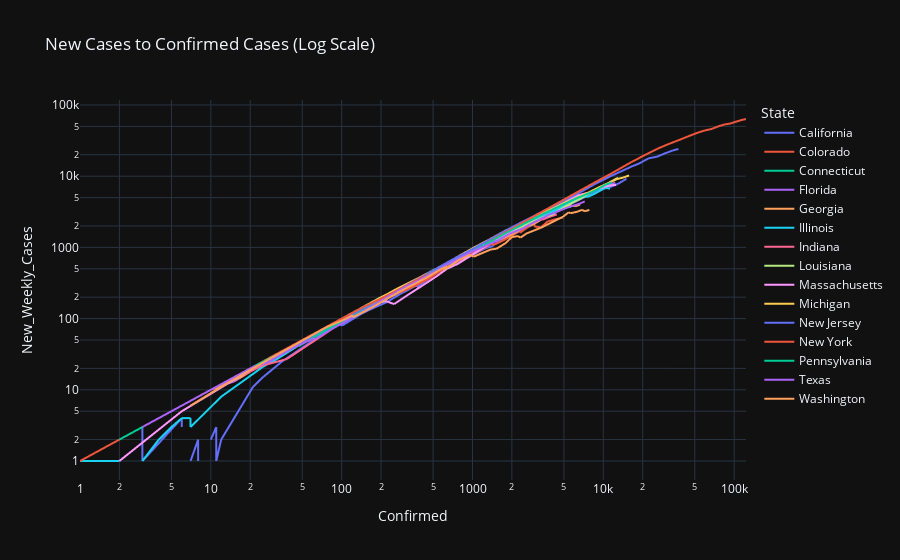

This figure's notebook cell:
### Code cell
hardest_hit_states = list(grouped_df.groupby('State').agg('max')['Confirmed'].sort_values(ascending=False)[0:15].index)

new_log_cases = grouped_df.loc[grouped_df['State'].isin(hardest_hit_states)]
px.line(new_log_cases,
                        x='Confirmed',
                        y='New_Weekly_Cases',
                        log_x='True',
                        log_y='True',
                        template='plotly_dark',
                        color='State',
                        title='New Cases to Confirmed Cases (Log Scale)',
                        )

### Figure 1 — Plotly figure (JSON) as saved in the notebook; plotly's stock layout.template omitted (floating-point values rounded to 4 significant figures)
{"data": [{"hovertemplate": "State=California<br>Confirmed=%{x}<br>New_Weekly_Cases=%{y}<extra></extra>", "legendgroup": "California", "line": {"color": "#636efa", "dash": "solid"}, "mode": "lines", "name": "California", "showlegend": true, "type": "scattergl", "x": [0, 0, 0, 0, 2, 2, 2, 2, 2, 3, 3, 3, 6, 6, 6, 6, 6, 6, 6, 6, 7, 7, 8, 8, 8, 8, 8, 8, 8, 8, 10, 10, 10, 10, 10, 10, 11, 11, 12, 12, 21, 25, 35, 51, 59, 81, 95, 101, 144, 178, 221, 281, 372, 373, 557, 700, 828, 1005, 1243, 1405, 1646, 2108, 2538, 2998, 3899, 4657, 5095, 5852, 7138, 8210, 9399, 10773, 12004, 12837, 15034], "xaxis": "x", "y": [0, 0, 0, 0, 2, 2, 2, 2, 2, 3, 3, 1, 4, 4, 4, 4, 3, 3, 3, 0, 1, 1, 2, 2, 2, 2, 2, 1, 1, 0, 2, 2, 2, 2, 2, 2, 3, 1, 2, 2, 11, 15, 25, 40, 48, 69, 83, 80, 119, 143, 170, 222, 291, 278, 456, 556, 650, 784, 962, 1033, 1273, 1551, 1838, 2170, 2894, 3414, 3690, 4206, 5030, 5672, 6401, 6874, 7347, 7742, 9182], "yaxis": "y"}, {"hovertemplate": "State=Colorado<br>Confirmed=%{x}<br>New_Weekly_Cases=%{y}<extra></extra>", "legendgroup": "Colorado", "line": {"color": "#EF553B", "dash": "solid"}, "mode": "lines", "name": "Colorado", "showlegend": true, "type": "scattergl", "x": [0, 0, 0, 0, 0, 0, 0, 0, 0, 0, 0, 0, 0, 0, 0, 0, 0, 0, 0, 0, 0, 0, 0, 0, 0, 0, 0, 0, 0, 0, 0, 0, 0, 0, 0, 0, 0, 0, 0, 0, 0, 0, 0, 0, 3, 7, 7, 7, 14, 30, 45, 76, 101, 99, 132, 167, 218, 277, 363, 475, 591, 704, 723, 1021, 1430, 1433, 1740, 2307, 2311, 2966, 2982, 3342, 3742, 4188, 4950], "xaxis": "x", "y": [0, 0, 0, 0, 0, 0, 0, 0, 0, 0, 0, 0, 0, 0, 0, 0, 0, 0, 0, 0, 0, 0, 0, 0, 0, 0, 0, 0, 0, 0, 0, 0, 0, 0, 0, 0, 0, 0, 0, 0, 0, 0, 0, 0, 3, 7, 7, 7, 14, 30, 45, 73, 94, 92, 125, 153, 188, 232, 287, 374, 492, 572, 556, 803, 1153, 1070, 1265, 1716, 1607, 2243, 1961, 1912, 2309, 2448, 2643], "yaxis": "y"}, {"hovertemplate": "State=Connecticut<br>Confirmed=%{x}<br>New_Weekly_Cases=%{y}<extra></extra>", "legendgroup": "Connecticut", "line": {"color": "#00cc96", "dash": "solid"}, "mode": "lines", "name": "Connecticut", "showlegend": true, "type": "scattergl", "x": [0, 0, 0, 0, 0, 0, 0, 0, 0, 0, 0, 0, 0, 0, 0, 0, 0, 0, 0, 0, 0, 0, 0, 0, 0, 0, 0, 0, 0, 0, 0, 0, 0, 0, 0, 0, 0, 0, 0, 0, 0, 0, 0, 0, 0, 0, 0, 0, 1, 3, 5, 11, 23, 24, 41, 68, 96, 159, 194, 194, 327, 415, 618, 875, 1012, 1291, 1524, 1993, 2571, 3128, 3557, 3824, 4914, 5276, 5675], "xaxis": "x", "y": [0, 0, 0, 0, 0, 0, 0, 0, 0, 0, 0, 0, 0, 0, 0, 0, 0, 0, 0, 0, 0, 0, 0, 0, 0, 0, 0, 0, 0, 0, 0, 0, 0, 0, 0, 0, 0, 0, 0, 0, 0, 0, 0, 0, 0, 0, 0, 0, 1, 3, 5, 11, 23, 24, 41, 67, 93, 154, 183, 171, 303, 374, 550, 779, 853, 1097, 1330, 1666, 2156, 2510, 2682, 2812, 3623, 3752, 3682], "yaxis": "y"}, {"hovertemplate": "State=Florida<br>Confirmed=%{x}<br>New_Weekly_Cases=%{y}<extra></extra>", "legendgroup": "Florida", "line": {"color": "#ab63fa", "dash": "solid"}, "mode": "lines", "name": "Florida", "showlegend": true, "type": "scattergl", "x": [0, 0, 0, 0, 0, 0, 0, 0, 0, 0, 0, 0, 0, 0, 0, 0, 0, 0, 0, 0, 0, 0, 0, 0, 0, 0, 0, 0, 0, 0, 0, 0, 0, 0, 0, 0, 0, 0, 0, 0, 1, 2, 2, 3, 3, 7, 10, 13, 15, 24, 30, 50, 76, 100, 101, 190, 306, 331, 440, 763, 1004, 1227, 1412, 1682, 2357, 2900, 3763, 4246, 5473, 6741, 6956, 9008, 10268, 11545, 12350], "xaxis": "x", "y": [0, 0, 0, 0, 0, 0, 0, 0, 0, 0, 0, 0, 0, 0, 0, 0, 0, 0, 0, 0, 0, 0, 0, 0, 0, 0, 0, 0, 0, 0, 0, 0, 0, 0, 0, 0, 0, 0, 0, 0, 1, 2, 2, 3, 3, 7, 10, 12, 13, 22, 27, 47, 69, 90, 88, 175, 282, 301, 390, 687, 904, 1126, 1222, 1376, 2026, 2460, 3000, 3242, 4246, 5329, 5274, 6651, 7368, 7782, 8104], "yaxis": "y"}, {"hovertemplate": "State=Georgia<br>Confirmed=%{x}<br>New_Weekly_Cases=%{y}<extra></extra>", "legendgroup": "Georgia", "line": {"color": "#FFA15A", "dash": "solid"}, "mode": "lines", "name": "Georgia", "showlegend": true, "type": "scattergl", "x": [0, 0, 0, 0, 0, 0, 0, 0, 0, 0, 0, 0, 0, 0, 0, 0, 0, 0, 0, 0, 0, 0, 0, 0, 0, 0, 0, 0, 0, 0, 0, 0, 0, 0, 0, 0, 0, 0, 0, 0, 0, 2, 2, 2, 3, 5, 5, 10, 17, 23, 31, 42, 73, 99, 121, 146, 197, 287, 485, 555, 621, 772, 1026, 1247, 1525, 2000, 2366, 2651, 2808, 3929, 4638, 5348, 5831, 6160, 6647], "xaxis": "x", "y": [0, 0, 0, 0, 0, 0, 0, 0, 0, 0, 0, 0, 0, 0, 0, 0, 0, 0, 0, 0, 0, 0, 0, 0, 0, 0, 0, 0, 0, 0, 0, 0, 0, 0, 0, 0, 0, 0, 0, 0, 0, 2, 2, 2, 3, 5, 5, 10, 15, 21, 29, 39, 68, 94, 111, 129, 174, 256, 443, 482, 522, 651, 880, 1050, 1238, 1515, 1811, 2030, 2036, 2903, 3391, 3823, 3831, 3794, 3996], "yaxis": "y"}, {"hovertemplate": "State=Illinois<br>Confirmed=%{x}<br>New_Weekly_Cases=%{y}<extra></extra>", "legendgroup": "Illinois", "line": {"color": "#19d3f3", "dash": "solid"}, "mode": "lines", "name": "Illinois", "showlegend": true, "type": "scattergl", "x": [0, 0, 1, 1, 1, 1, 1, 1, 1, 2, 2, 2, 2, 2, 2, 2, 2, 2, 2, 2, 2, 2, 2, 2, 2, 2, 2, 2, 2, 2, 2, 2, 2, 2, 2, 2, 2, 2, 2, 3, 4, 4, 4, 5, 5, 6, 7, 7, 12, 25, 32, 46, 64, 66, 83, 161, 272, 422, 585, 753, 1049, 1285, 1537, 1865, 2538, 3024, 3491, 4596, 5056, 5994, 6980, 7695, 8904, 10357, 11259], "xaxis": "x", "y": [0, 0, 1, 1, 1, 1, 1, 1, 1, 1, 1, 1, 1, 1, 1, 1, 0, 0, 0, 0, 0, 0, 0, 0, 0, 0, 0, 0, 0, 0, 0, 0, 0, 0, 0, 0, 0, 0, 0, 1, 2, 2, 2, 3, 3, 4, 4, 3, 8, 21, 27, 41, 58, 59, 76, 149, 247, 390, 539, 689, 983, 1202, 1376, 1593, 2116, 2439, 2738, 3547, 3771, 4457, 5115, 5157, 5880, 6866, 6663], "yaxis": "y"}, {"hovertemplate": "State=Indiana<br>Confirmed=%{x}<br>New_Weekly_Cases=%{y}<extra></extra>", "legendgroup": "Indiana", "line": {"color": "#FF6692", "dash": "solid"}, "mode": "lines", "name": "Indiana", "showlegend": true, "type": "scattergl", "x": [0, 0, 0, 0, 0, 0, 0, 0, 0, 0, 0, 0, 0, 0, 0, 0, 0, 0, 0, 0, 0, 0, 0, 0, 0, 0, 0, 0, 0, 0, 0, 0, 0, 0, 0, 0, 0, 0, 0, 0, 0, 0, 0, 0, 1, 1, 2, 3, 6, 11, 13, 13, 16, 20, 25, 30, 38, 60, 86, 128, 204, 270, 368, 477, 645, 979, 1233, 1513, 1786, 2158, 2564, 3038, 3437, 3953, 4411], "xaxis": "x", "y": [0, 0, 0, 0, 0, 0, 0, 0, 0, 0, 0, 0, 0, 0, 0, 0, 0, 0, 0, 0, 0, 0, 0, 0, 0, 0, 0, 0, 0, 0, 0, 0, 0, 0, 0, 0, 0, 0, 0, 0, 0, 0, 0, 0, 1, 1, 2, 3, 6, 11, 13, 12, 15, 18, 22, 24, 27, 47, 73, 112, 184, 245, 338, 439, 585, 893, 1105, 1309, 1516, 1790, 2087, 2393, 2458, 2720, 2898], "yaxis": "y"}, {"hovertemplate": "State=Louisiana<br>Confirmed=%{x}<br>New_Weekly_Cases=%{y}<extra></extra>", "legendgroup": "Louisiana", "line": {"color": "#B6E880", "dash": "solid"}, "mode": "lines", "name": "Louisiana", "showlegend": true, "type": "scattergl", "x": [0, 0, 0, 0, 0, 0, 0, 0, 0, 0, 0, 0, 0, 0, 0, 0, 0, 0, 0, 0, 0, 0, 0, 0, 0, 0, 0, 0, 0, 0, 0, 0, 0, 0, 0, 0, 0, 0, 0, 0, 0, 0, 0, 0, 0, 0, 0, 0, 0, 5, 19, 29, 77, 87, 115, 196, 257, 392, 537, 763, 837, 1172, 1388, 1795, 2304, 2744, 3315, 3540, 4025, 5237, 6424, 9159, 10297, 12496, 13010], "xaxis": "x", "y": [0, 0, 0, 0, 0, 0, 0, 0, 0, 0, 0, 0, 0, 0, 0, 0, 0, 0, 0, 0, 0, 0, 0, 0, 0, 0, 0, 0, 0, 0, 0, 0, 0, 0, 0, 0, 0, 0, 0, 0, 0, 0, 0, 0, 0, 0, 0, 0, 0, 5, 19, 29, 77, 87, 115, 196, 252, 373, 508, 686, 750, 1057, 1192, 1538, 1912, 2207, 2552, 2703, 2853, 3849, 4629, 6855, 7553, 9181, 9470], "yaxis": "y"}, {"hovertemplate": "State=Massachusetts<br>Confirmed=%{x}<br>New_Weekly_Cases=%{y}<extra></extra>", "legendgroup": "Massachusetts", "line": {"color": "#FF97FF", "dash": "solid"}, "mode": "lines", "name": "Massachusetts", "showlegend": true, "type": "scattergl", "x": [0, 0, 0, 0, 0, 0, 0, 0, 0, 0, 1, 1, 1, 1, 1, 1, 1, 1, 1, 1, 1, 1, 1, 1, 1, 1, 1, 1, 1, 1, 1, 1, 1, 1, 1, 1, 1, 1, 1, 1, 1, 2, 2, 2, 6, 6, 22, 22, 41, 92, 107, 123, 138, 138, 187, 217, 252, 328, 413, 523, 640, 777, 1159, 1838, 2417, 3240, 4257, 4955, 5752, 6620, 7738, 8966, 10402, 11736, 12500], "xaxis": "x", "y": [0, 0, 0, 0, 0, 0, 0, 0, 0, 0, 1, 1, 1, 1, 1, 1, 1, 0, 0, 0, 0, 0, 0, 0, 0, 0, 0, 0, 0, 0, 0, 0, 0, 0, 0, 0, 0, 0, 0, 0, 0, 1, 1, 1, 5, 5, 21, 21, 39, 90, 105, 117, 132, 116, 165, 176, 160, 221, 290, 385, 502, 590, 942, 1586, 2089, 2827, 3734, 4315, 4975, 5461, 5900, 6549, 7162, 7479, 7545], "yaxis": "y"}, {"hovertemplate": "State=Michigan<br>Confirmed=%{x}<br>New_Weekly_Cases=%{y}<extra></extra>", "legendgroup": "Michigan", "line": {"color": "#FECB52", "dash": "solid"}, "mode": "lines", "name": "Michigan", "showlegend": true, "type": "scattergl", "x": [0, 0, 0, 0, 0, 0, 0, 0, 0, 0, 0, 0, 0, 0, 0, 0, 0, 0, 0, 0, 0, 0, 0, 0, 0, 0, 0, 0, 0, 0, 0, 0, 0, 0, 0, 0, 0, 0, 0, 0, 0, 0, 0, 0, 0, 0, 0, 0, 0, 2, 2, 16, 25, 32, 54, 63, 119, 259, 402, 540, 1035, 1329, 1793, 2296, 2845, 3634, 4650, 5488, 6498, 7615, 9315, 10791, 12744, 14225, 15718], "xaxis": "x", "y": [0, 0, 0, 0, 0, 0, 0, 0, 0, 0, 0, 0, 0, 0, 0, 0, 0, 0, 0, 0, 0, 0, 0, 0, 0, 0, 0, 0, 0, 0, 0, 0, 0, 0, 0, 0, 0, 0, 0, 0, 0, 0, 0, 0, 0, 0, 0, 0, 0, 2, 2, 16, 25, 32, 54, 63, 117, 257, 386, 515, 1003, 1275, 1730, 2177, 2586, 3232, 4110, 4453, 5169, 5822, 7019, 7946, 9110, 9575, 10230], "yaxis": "y"}, {"hovertemplate": "State=New Jersey<br>Confirmed=%{x}<br>New_Weekly_Cases=%{y}<extra></extra>", "legendgroup": "New Jersey", "line": {"color": "#636efa", "dash": "solid"}, "mode": "lines", "name": "New Jersey", "showlegend": true, "type": "scattergl", "x": [0, 0, 0, 0, 0, 0, 0, 0, 0, 0, 0, 0, 0, 0, 0, 0, 0, 0, 0, 0, 0, 0, 0, 0, 0, 0, 0, 0, 0, 0, 0, 0, 0, 0, 0, 0, 0, 0, 0, 0, 0, 0, 0, 2, 2, 4, 5, 5, 15, 23, 29, 49, 69, 72, 176, 250, 397, 741, 890, 1327, 1914, 2844, 3675, 4402, 6876, 8825, 11124, 13386, 16636, 18696, 22255, 25590, 29895, 34124, 37505], "xaxis": "x", "y": [0, 0, 0, 0, 0, 0, 0, 0, 0, 0, 0, 0, 0, 0, 0, 0, 0, 0, 0, 0, 0, 0, 0, 0, 0, 0, 0, 0, 0, 0, 0, 0, 0, 0, 0, 0, 0, 0, 0, 0, 0, 0, 0, 2, 2, 4, 5, 5, 15, 23, 27, 47, 65, 67, 171, 235, 374, 712, 841, 1258, 1842, 2668, 3425, 4005, 6135, 7935, 9797, 11472, 13792, 15021, 17853, 18714, 21070, 23000, 24119], "yaxis": "y"}, {"hovertemplate": "State=New York<br>Confirmed=%{x}<br>New_Weekly_Cases=%{y}<extra></extra>", "legendgroup": "New York", "line": {"color": "#EF553B", "dash": "solid"}, "mode": "lines", "name": "New York", "showlegend": true, "type": "scattergl", "x": [0, 0, 0, 0, 0, 0, 0, 0, 0, 0, 0, 0, 0, 0, 0, 0, 0, 0, 0, 0, 0, 0, 0, 0, 0, 0, 0, 0, 0, 0, 0, 0, 0, 0, 0, 0, 0, 0, 0, 0, 1, 2, 11, 23, 31, 76, 106, 142, 150, 220, 327, 421, 613, 615, 967, 1578, 3038, 5704, 8403, 11727, 15800, 20884, 25681, 30841, 37877, 44876, 52410, 59648, 66663, 75833, 83948, 92506, 102987, 113833, 123160], "xaxis": "x", "y": [0, 0, 0, 0, 0, 0, 0, 0, 0, 0, 0, 0, 0, 0, 0, 0, 0, 0, 0, 0, 0, 0, 0, 0, 0, 0, 0, 0, 0, 0, 0, 0, 0, 0, 0, 0, 0, 0, 0, 0, 1, 2, 11, 23, 31, 76, 106, 141, 148, 209, 304, 390, 537, 509, 825, 1428, 2818, 5377, 7982, 11114, 15185, 19917, 24103, 27803, 32173, 36473, 40683, 43848, 45779, 50152, 53107, 54629, 58111, 61423, 63512], "yaxis": "y"}, {"hovertemplate": "State=Pennsylvania<br>Confirmed=%{x}<br>New_Weekly_Cases=%{y}<extra></extra>", "legendgroup": "Pennsylvania", "line": {"color": "#00cc96", "dash": "solid"}, "mode": "lines", "name": "Pennsylvania", "showlegend": true, "type": "scattergl", "x": [0, 0, 0, 0, 0, 0, 0, 0, 0, 0, 0, 0, 0, 0, 0, 0, 0, 0, 0, 0, 0, 0, 0, 0, 0, 0, 0, 0, 0, 0, 0, 0, 0, 0, 0, 0, 0, 0, 0, 0, 0, 0, 0, 0, 2, 2, 6, 7, 12, 16, 22, 41, 47, 47, 79, 112, 155, 206, 311, 399, 509, 698, 946, 1260, 1795, 2345, 2845, 3432, 4155, 4963, 6009, 7268, 8570, 10444, 11589], "xaxis": "x", "y": [0, 0, 0, 0, 0, 0, 0, 0, 0, 0, 0, 0, 0, 0, 0, 0, 0, 0, 0, 0, 0, 0, 0, 0, 0, 0, 0, 0, 0, 0, 0, 0, 0, 0, 0, 0, 0, 0, 0, 0, 0, 0, 0, 0, 2, 2, 6, 7, 12, 16, 22, 39, 45, 41, 72, 100, 139, 184, 270, 352, 462, 619, 834, 1105, 1589, 2034, 2446, 2923, 3457, 4017, 4749, 5473, 6225, 7599, 8157], "yaxis": "y"}, {"hovertemplate": "State=Texas<br>Confirmed=%{x}<br>New_Weekly_Cases=%{y}<extra></extra>", "legendgroup": "Texas", "line": {"color": "#ab63fa", "dash": "solid"}, "mode": "lines", "name": "Texas", "showlegend": true, "type": "scattergl", "x": [0, 0, 0, 0, 0, 0, 0, 0, 0, 0, 0, 0, 0, 0, 0, 0, 0, 0, 0, 0, 0, 0, 0, 0, 0, 0, 0, 0, 0, 0, 0, 0, 0, 0, 0, 0, 0, 0, 0, 0, 0, 0, 0, 3, 4, 8, 11, 13, 16, 21, 27, 44, 60, 63, 85, 110, 196, 306, 374, 582, 643, 758, 955, 1229, 1563, 1937, 2455, 2792, 3147, 3809, 4355, 5069, 5734, 6556, 7209], "xaxis": "x", "y": [0, 0, 0, 0, 0, 0, 0, 0, 0, 0, 0, 0, 0, 0, 0, 0, 0, 0, 0, 0, 0, 0, 0, 0, 0, 0, 0, 0, 0, 0, 0, 0, 0, 0, 0, 0, 0, 0, 0, 0, 0, 0, 0, 3, 4, 8, 11, 13, 16, 21, 24, 40, 52, 52, 72, 94, 175, 279, 330, 522, 580, 673, 845, 1033, 1257, 1563, 1873, 2149, 2389, 2854, 3126, 3506, 3797, 4101, 4417], "yaxis": "y"}, {"hovertemplate": "State=Washington<br>Confirmed=%{x}<br>New_Weekly_Cases=%{y}<extra></extra>", "legendgroup": "Washington", "line": {"color": "#FFA15A", "dash": "solid"}, "mode": "lines", "name": "Washington", "showlegend": true, "type": "scattergl", "x": [1, 1, 1, 1, 1, 1, 1, 1, 1, 1, 1, 1, 1, 1, 1, 1, 1, 1, 1, 1, 1, 1, 1, 1, 1, 1, 1, 1, 1, 1, 1, 1, 1, 1, 1, 1, 1, 1, 7, 11, 18, 27, 39, 70, 78, 102, 122, 122, 167, 282, 442, 568, 642, 603, 779, 955, 1022, 1374, 1524, 1793, 1997, 2221, 2328, 2591, 3207, 3477, 4030, 4465, 4923, 5432, 5608, 6389, 6846, 7247, 7825], "xaxis": "x", "y": [1, 1, 1, 1, 1, 1, 1, 0, 0, 0, 0, 0, 0, 0, 0, 0, 0, 0, 0, 0, 0, 0, 0, 0, 0, 0, 0, 0, 0, 0, 0, 0, 0, 0, 0, 0, 0, 0, 6, 10, 17, 26, 38, 69, 77, 95, 111, 104, 140, 243, 372, 490, 540, 481, 657, 788, 740, 932, 956, 1151, 1394, 1442, 1373, 1569, 1833, 1953, 2237, 2468, 2702, 3104, 3017, 3182, 3369, 3217, 3360], "yaxis": "y"}], "layout": {"legend": {"title": {"text": "State"}, "tracegroupgap": 0}, "title": {"text": "New Cases to Confirmed Cases (Log Scale)"}, "xaxis": {"anchor": "y", "domain": [0, 1], "title": {"text": "Confirmed"}, "type": "log"}, "yaxis": {"anchor": "x", "domain": [0, 1], "title": {"text": "New_Weekly_Cases"}, "type": "log"}}}
